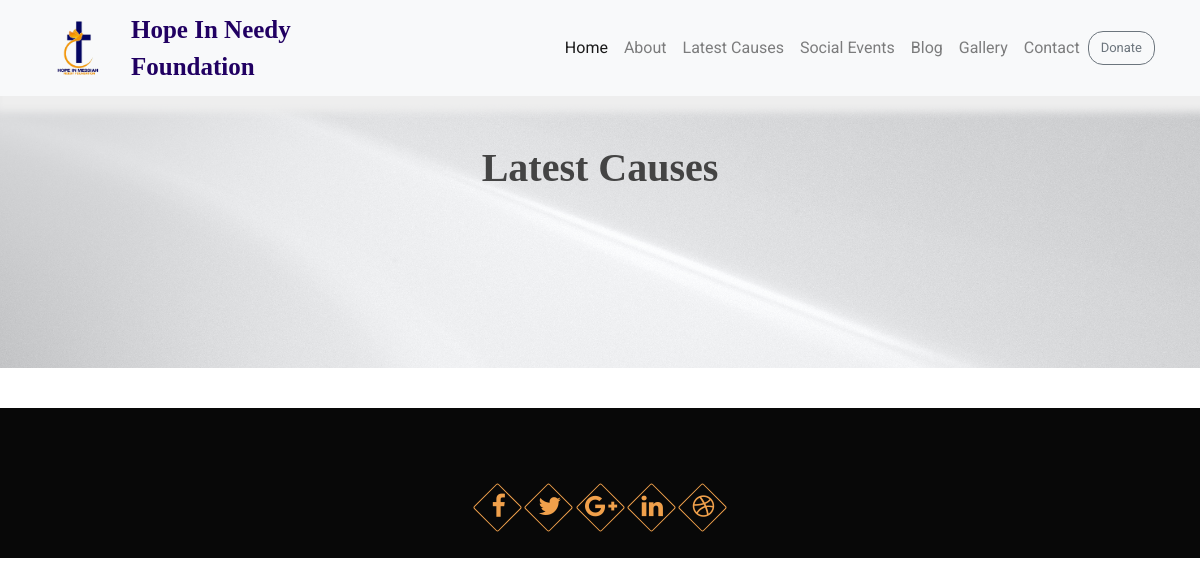
Page /latest_cause/ on the earlier database version.
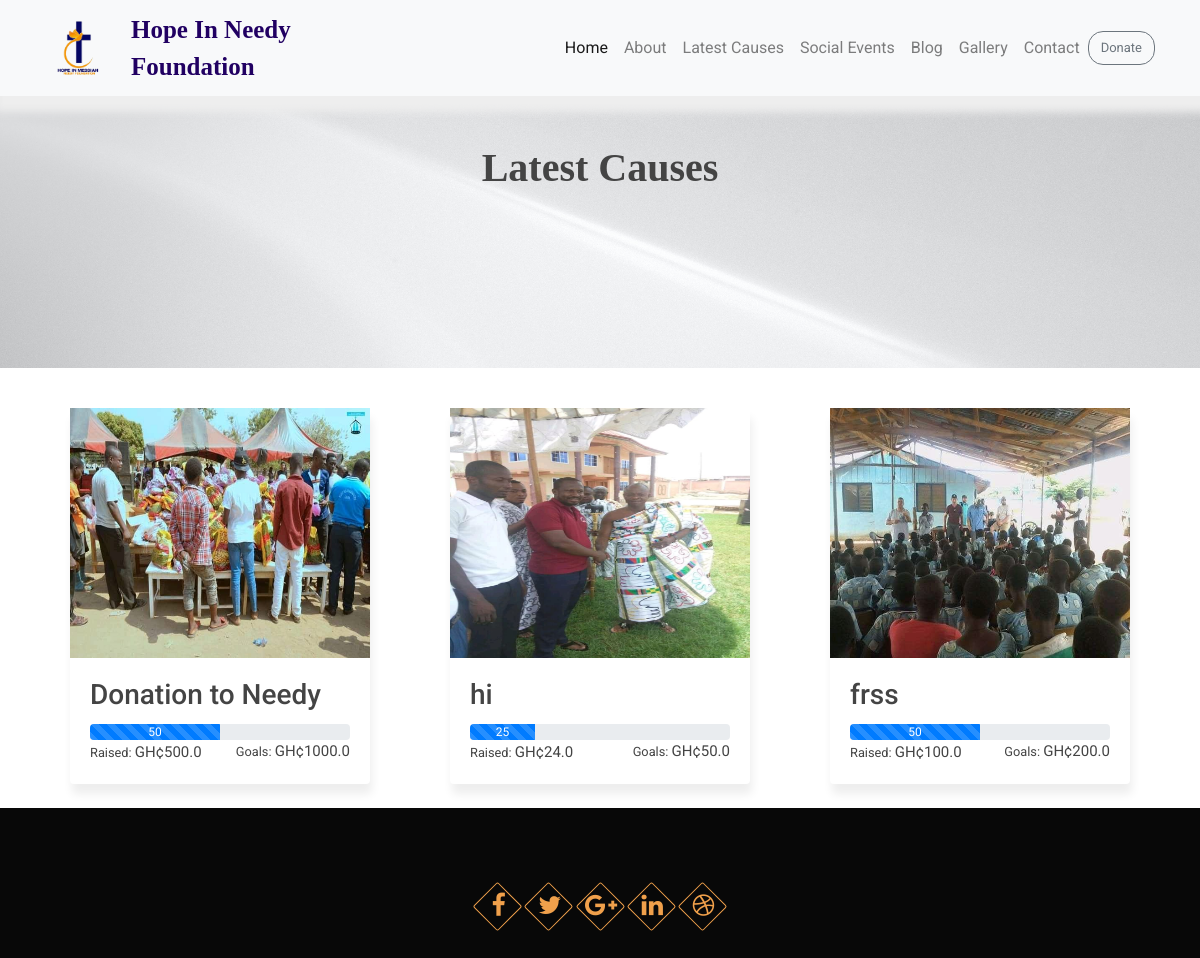
Same page on the later database version.
### foundation/models.py (models this page shows, shortened)
class LatestCause(models.Model):
    image = models.ImageField(upload_to='latestCause-img')
    title = models.CharField(max_length=100)
    value = models.IntegerField()
    amount_raised = models.FloatField()
    amount_goal = models.FloatField()

### foundation/views.py (the view)
# urls.py: path('latest_cause/', views.latest_cause, name='latest_cause'),
def latest_cause(request):
    causes = LatestCause.objects.all()
    context = {
        'causes': causes,
        'title': 'Latest Causes'
    }
    return render(request, 'foundation/latest_cause.html', context)

### foundation/templates/foundation/latest_cause.html
{% extends 'foundation/base.html' %}
{% load static %}
{% block css_files %}
<link rel="stylesheet" type="text/css" href="{% static 'foundation/foundation.css' %}">
{% endblock %}
{% block content %}
<section class="myHeading pt-4 mt-5">
    <div class="container">
        <div class="row">
            <div class="col">
                <h1 class="myTitle text-center">Latest Causes</h1>
            </div>
        </div>
    </div>
</section>
<section class="pb-4 pt-3">
    <div class="container">
        <div class="row">
            {% for cause in causes %}
            <div class="col-lg-4 col-md-6 col-sm-12 pt-4 d-flex justify-content-center">
                <div class="card blog-section" style="height: 100%;">
                    <img src="{{ cause.image.url }}" height="250px" width="300px" alt="">
                    <div class="card-body">
                        <h3 class="card-title">{{ cause.title }}</h3>
                        <div class="card-text">
                            <div class="progress">
                                <div class="progress-bar progress-bar-striped" role="progressbar" style="width: {{ cause.value }}%" aria-valuenow="10" aria-valuemin="0" aria-valuemax="100">{{ cause.value }}</div>
                              </div>
                            <small style="float:right">Goals: <small style="font-size: 15px;">GH¢{{ cause.amount_goal }}</small></small>
                            <small>Raised: <small style="font-size: 15px;">GH¢{{ cause.amount_raised }}</small></small>
                        </div>
                    </div>
                </div>
            </div>
            {% endfor %}
        </div>
    </div>
</section>
{% endblock %}

Differences in the rows shown:
added LatestCause: image (picture), title "Donation to Needy", value "50", amount_goal "1000.0", amount_raised "500.0"
added LatestCause: image (picture), title "hi", value "25", amount_goal "50.0", amount_raised "24.0"
added LatestCause: image (picture), title "frss", value "50", amount_goal "200.0", amount_raised "100.0"
